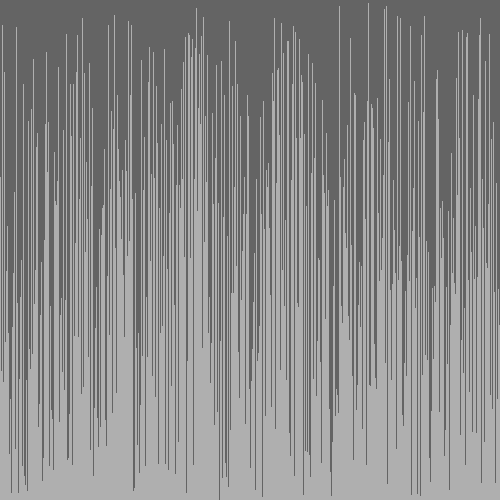
Frame 1 (no input)
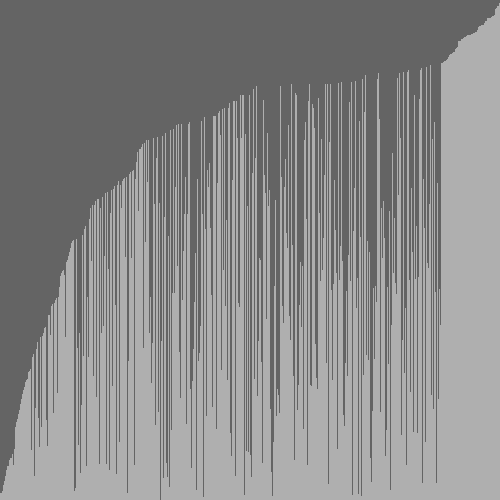
Frame 60 (the mouse pressed at the canvas centre just before this capture)
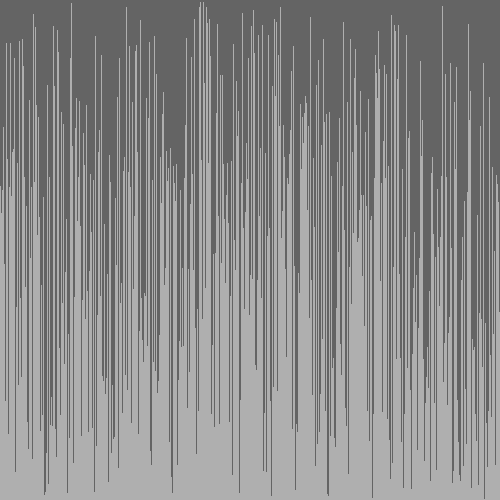
Frame 120 (the mouse held since frame 60 and released just before this capture)

The Processing sketch that drew these frames (run headless with seeded random() and noise(); from frame 60 on, the mouse is pressed at the canvas centre):

// Processing sketch: Visual_Array_Sorter
// ── Visual_Array_Sorter.pde
/* Paste the code into a new Processing sketch and complete the steps. */

//1. create an array of ints. don't initialize it yet.
int[] a;

void setup() {
  //2. set the size of your window
  //  if you are using Processing 3, you cannot use variables
  //  because the developers don't know how programming is supposed to work.
size(500,500);
  //3. initialize your array with the built in width variable
  a = new int[width];
  //4. initialize the ints in the array with random numbers
  //   from 0 to the built in height variable
for(int i = 0 ;  i<a.length;i++){
a[i] = (int)random(0,500);
}
  //5. call the noStroke() method
noStroke();
  
  
  

}

void draw() {
  //6. set the background color with background(r, g, b);
 background(100,100,100);
  //7. set the color for your graph
  fill(175,175,175);
  
  //8. draw a rectangle for each int in your array.
  for(int c = 0 ; c<a.length ; c++){
     rect(c,height,1, -a[c]);
  }
  //   the x value will be the current index in the array
  
  //   the y value will the height variable

  //   the width is 1 (one)
 
  //   the height is negative the value of the element at the current index of the array


  //9. call the stepSort method

  stepSort(a);

  //10. extract the code that randomizes the array into a method.
 
 //11. call the method you made in step 10 when the mouse is pressed
 if(mousePressed == true){
 randomize(); 
}
}
void randomize(){
for(int i = 0 ;  i<a.length;i++){
a[i] = (int)random(0,500);
}
}




void stepSort(int[] arr) {
  for (int i = 1; i < arr.length; i++) {
    if (arr[i - 1] > arr[i]) {
      int t = arr[i];
      arr[i] = arr[i - 1];
      arr[i - 1] = t;
    }
  }
}
